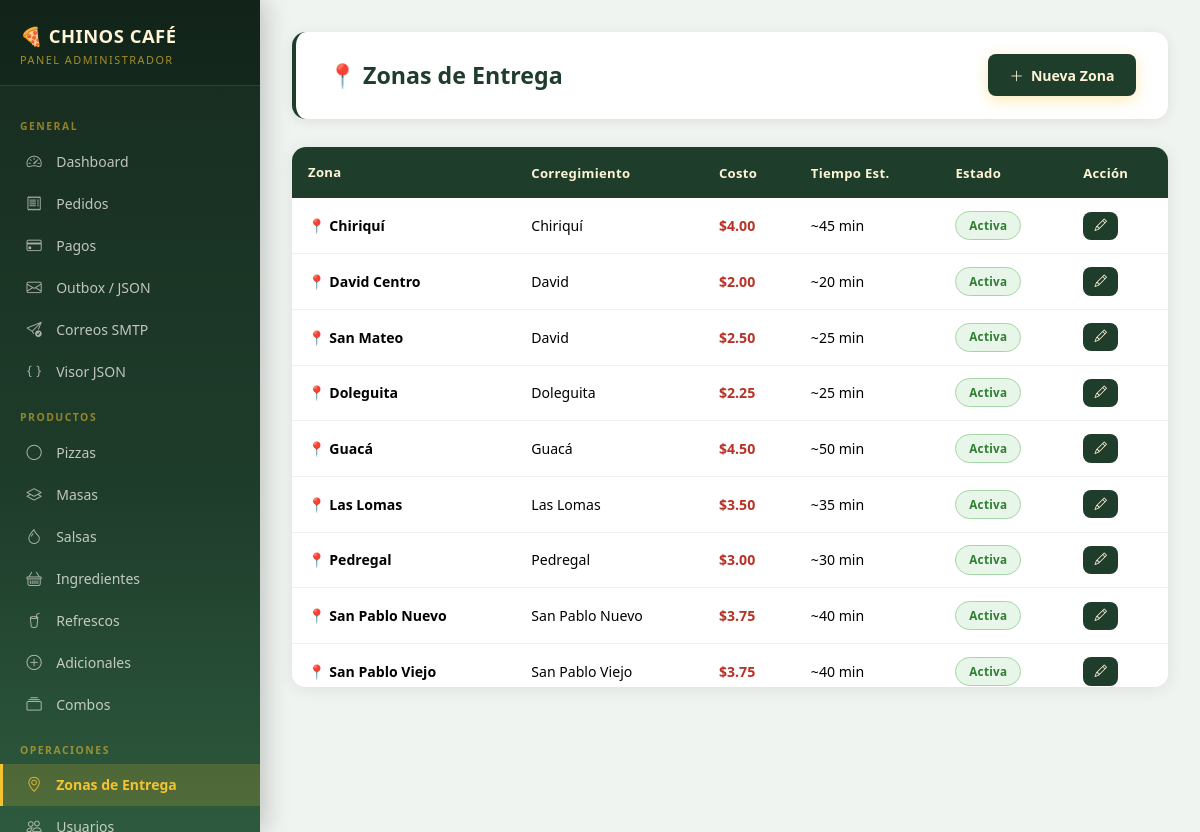
Screenshot of /admin/zonas (signed in) with the database file from the repository.
### app/models.py (models this page shows)
class DeliveryZone(db.Model):
    __tablename__ = 'zonas_entrega'
    id = db.Column(db.Integer, primary_key=True)
    id_corregimiento = db.Column(db.Integer, db.ForeignKey('corregimientos.id'), nullable=False)
    nombre_zona = db.Column(db.String(120), nullable=False)
    descripcion = db.Column(db.Text)
    costo_delivery = db.Column(db.Numeric(10, 2), nullable=False)
    tiempo_estimado_min = db.Column(db.Integer, default=30)
    estado = db.Column(db.String(20), default='activa')

class Township(db.Model):
    __tablename__ = 'corregimientos'
    id = db.Column(db.Integer, primary_key=True)
    id_distrito = db.Column(db.Integer, db.ForeignKey('distritos.id'), nullable=False)
    nombre = db.Column(db.String(100), nullable=False)
    estado = db.Column(db.String(20), default='activo')
    zonas = db.relationship('DeliveryZone', backref='corregimiento', lazy='dynamic')

### app/routes/admin.py (the view)
@admin_bp.route('/zonas')
@login_required
@require_admin
def zonas():
    items = DeliveryZone.query.join(Township).join(District).order_by(
        District.nombre, Township.nombre, DeliveryZone.nombre_zona
    ).all()
    return render_template('admin/zonas.html', zonas=items)

### app/models.py (called while the page is built)
    @property
    def rol_nombre(self):
        return self.role.nombre if self.role else ''

    def is_admin(self):
        return self.rol_nombre == 'Administrador'

### app/routes/admin.py (called while the page is built)
def require_admin(f):
    from functools import wraps
    @wraps(f)
    def decorated(*args, **kwargs):
        if not current_user.is_authenticated or not current_user.is_admin():
            flash('Acceso restringido a administradores.', 'danger')
            return redirect(url_for('public.index'))
        return f(*args, **kwargs)
    return decorated

### app/templates/admin/zonas.html (shortened to what this page needs)
{% extends "admin/base_admin.html" %}
{% block content %}
<div class="page-header">
  <div><h1>📍 Zonas de Entrega</h1></div>
  <a href="{{ url_for('admin.crear_zona') }}" class="btn-primary-custom"><i class="bi bi-plus-lg"></i> Nueva Zona</a>
</div>
<div class="table-custom">
  <div class="table-responsive-admin"><table class="table mb-0">
    <thead><tr>
      <th style="background:var(--basil);color:var(--cream);padding:1rem">Zona</th>
      <th style="background:var(--basil);color:var(--cream)">Corregimiento</th>
      <th style="background:var(--basil);color:var(--cream)">Costo</th>
      <th style="background:var(--basil);color:var(--cream)">Tiempo Est.</th>
      <th style="background:var(--basil);color:var(--cream)">Estado</th>
      <th style="background:var(--basil);color:var(--cream)">Acción</th>
    </tr></thead>
    <tbody>
      {% for z in zonas %}
      <tr>
        <td style="padding:1rem"><strong>📍 {{ z.nombre_zona }}</strong></td>
        <td>{{ z.corregimiento.nombre }}</td>
        <td style="font-weight:700;color:var(--tomato)">${{ "%.2f"|format(z.costo_delivery) }}</td>
        <td>~{{ z.tiempo_estimado_min }} min</td>
        <td><span class="badge-estado badge-{{ z.estado }}">{{ z.estado.title() }}</span></td>
        <td><a href="{{ url_for('admin.editar_zona', zid=z.id) }}" class="btn-basil" style="font-size:.78rem;padding:.3rem .7rem"><i class="bi bi-pencil"></i></a></td>
      </tr>
      {% else %}
      <tr><td colspan="6" class="text-center text-muted py-4">No hay zonas.</td></tr>
      {% endfor %}
    </tbody>
  </table>
  </div>
</div>
{% endblock %}

### app/static/css/main.css (style rules this page uses)
:root { --basil: #1F3D2B; --cream: #FFF4D6; --tomato: #B83227; --cheese: #F4C430; --carbon: #171717; --warm: #FAF7F0; --basil-light: #2d5a3e; --shadow: 0 4px 20px rgba(31,61,43,.12); --shadow-lg: 0 8px 40px rgba(31,61,43,.18); --radius: 14px; --radius-sm: 8px; --transition: .25s ease; --font: 'Segoe UI', system-ui, -apple-system, sans-serif; }
*, *::before, *::after { box-sizing: border-box; margin: 0; padding: 0; }
html { font-size: 16px; scroll-behavior: smooth; }
body { font-family: var(--font); background: var(--warm); color: var(--carbon); min-height: 100vh; }
h1,h2,h3,h4,h5,h6 { line-height: 1.3; font-weight: 700; }
a { color: var(--basil); text-decoration: none; transition: color var(--transition); }
.btn-primary-custom { background: var(--cheese); color: var(--carbon); border: none; padding: .75rem 1.8rem; border-radius: 30px; font-weight: 700; font-size: .95rem; transition: all var(--transition); box-shadow: 0 4px 15px rgba(244,196,48,.35); cursor: pointer; display: inline-flex; align-items: center; gap: .5rem; }
.btn-basil { background: var(--basil); color: var(--cream); border: none; padding: .6rem 1.4rem; border-radius: var(--radius-sm); font-weight: 600; transition: all var(--transition); cursor: pointer; }
.table-custom { background: white; border-radius: var(--radius); overflow: hidden; box-shadow: var(--shadow); }
.table-custom thead th { background: var(--basil); color: var(--cream); font-weight: 600; padding: 1rem; border: none; font-size: .85rem; }
.table-custom tbody td { padding: .85rem 1rem; border-bottom: 1px solid rgba(31,61,43,.08); vertical-align: middle; font-size: .9rem; }
.table-custom tbody tr:last-child td { border-bottom: none; }
.badge-estado { padding: .3rem .75rem; border-radius: 20px; font-size: .75rem; font-weight: 700; }
.badge-activo,.badge-activa { background: #e8f5e9; color: #2e7d32; }
.page-header { background: white; border-radius: var(--radius); padding: 1.5rem 2rem; margin-bottom: 1.5rem; box-shadow: var(--shadow); display: flex; align-items: center; justify-content: space-between; flex-wrap: wrap; gap: 1rem; }
.page-header h1 { font-size: 1.5rem; color: var(--basil); margin: 0; }
:root { --basil-dark: #162b1f; --basil-mid: #2d5a3e; --gold: #e6b800; --sidebar-w: 260px; --admin-bg: #f0f4f1; }
body:has(.sidebar) { display: flex; overflow: hidden; height: 100vh; }
.page-header { background: white; border-radius: var(--radius); padding: 1.4rem 2rem; margin-bottom: 1.75rem; box-shadow: 0 2px 12px rgba(31,61,43,.1); display: flex; align-items: center; justify-content: space-between; flex-wrap: wrap; gap: 1rem; border-left: 4px solid var(--basil); }
.page-header h1 { font-size: 1.45rem; color: var(--basil); margin: 0; }
.table-custom { background: white; border-radius: var(--radius); overflow: hidden; box-shadow: 0 2px 16px rgba(31,61,43,.1); }
.table-responsive-admin { overflow-x: auto; max-height: 65vh; overflow-y: auto; }
.table-custom thead th { background: var(--basil); color: var(--cream); font-weight: 700; padding: .9rem 1rem; border: none; font-size: .82rem; letter-spacing: .3px; position: sticky; top: 0; z-index: 2; }
.table-custom tbody td { padding: .8rem 1rem; border-bottom: 1px solid rgba(31,61,43,.07); vertical-align: middle; font-size: .88rem; }
.btn-basil { background: var(--basil); color: var(--cream); border: none; border-radius: var(--radius-sm); padding: .6rem 1.25rem; font-weight: 700; font-size: .88rem; cursor: pointer; transition: all .2s ease; display: inline-flex; align-items: center; gap: .45rem; }
.btn-primary-custom { background: var(--basil); color: var(--cream); border: none; border-radius: var(--radius-sm); padding: .65rem 1.35rem; font-weight: 700; font-size: .88rem; cursor: pointer; transition: all .2s ease; display: inline-flex; align-items: center; gap: .45rem; }
.badge-estado { padding: .3rem .8rem; border-radius: 20px; font-size: .73rem; font-weight: 700; letter-spacing: .3px; display: inline-flex; align-items: center; gap: .35rem; }
.badge-activo,.badge-activa { background: #e8f5e9; color: #2e7d32; border: 1px solid #a5d6a7; }
.form-card, .stat-card, .table-custom { animation: fadeInUp .35s ease both; }

### rows the page displays
DeliveryZone: nombre_zona "Chiriquí", corregimiento.nombre "Chiriquí", costo_delivery "4.00", tiempo_estimado_min "45", estado "Activa"
DeliveryZone: nombre_zona "David Centro", corregimiento.nombre "David", costo_delivery "2.00", tiempo_estimado_min "20", estado "Activa"
DeliveryZone: nombre_zona "San Mateo", corregimiento.nombre "David", costo_delivery "2.50", tiempo_estimado_min "25", estado "Activa"
DeliveryZone: nombre_zona "Doleguita", corregimiento.nombre "Doleguita", costo_delivery "2.25", tiempo_estimado_min "25", estado "Activa"
DeliveryZone: nombre_zona "Guacá", corregimiento.nombre "Guacá", costo_delivery "4.50", tiempo_estimado_min "50", estado "Activa"
DeliveryZone: nombre_zona "Las Lomas", corregimiento.nombre "Las Lomas", costo_delivery "3.50", tiempo_estimado_min "35", estado "Activa"
DeliveryZone: nombre_zona "Pedregal", corregimiento.nombre "Pedregal", costo_delivery "3.00", tiempo_estimado_min "30", estado "Activa"
DeliveryZone: nombre_zona "San Pablo Nuevo", corregimiento.nombre "San Pablo Nuevo", costo_delivery "3.75", tiempo_estimado_min "40", estado "Activa"
DeliveryZone: nombre_zona "San Pablo Viejo", corregimiento.nombre "San Pablo Viejo", costo_delivery "3.75", tiempo_estimado_min "40", estado "Activa"
